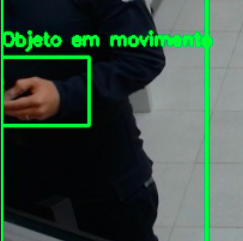
#> input picture registros/objetoemmovimento.png, 243 x 241 px
$ python -i monitoramento.py   (imports and definitions only)
#> lines starting #> are read from the running program, lines starting #| are printed output that depends on the picture
#> further down, picture is the input picture: shape (241, 243, 3); mean B, G, R 65.5, 79.7, 56.9
import cv2
import numpy as np
import datetime
import os
import time

class nomeMonitoramento:
    def __init__(self, pasta_registros='../registros', rosto_cascade_path='assets/haarcascade_frontalface_default.xml'):
        # Usar caminho relativo para pasta registros na raiz
        pasta_registros = os.path.join(os.path.dirname(os.path.dirname(__file__)), 'registros')
        os.makedirs(pasta_registros, exist_ok=True)
        self.pasta_registros = pasta_registros

        # Carregar os classificadores
        cascade_path = os.path.join(os.path.dirname(os.path.dirname(__file__)), rosto_cascade_path)
        self.rosto_cascade = cv2.CascadeClassifier(cascade_path)

        if self.rosto_cascade.empty():
            raise ValueError(f"Erro ao carregar o arquivo Haar Cascade em: {cascade_path}")

        # Adicionar detector HOG para corpo inteiro
        self.hog = cv2.HOGDescriptor()
        self.hog.setSVMDetector(cv2.HOGDescriptor_getDefaultPeopleDetector())

        # Ajustar parâmetros
        self.area_minima_objeto = 2500
        self.area_minima_pessoa = 3000    # Área mínima para considerar pessoa
        self.limiar_movimento = 25
        self.min_movimento = 20
        self.historia_movimento = 30
        self.skip_frames = 2
        self.margem_pessoa = 40
        self.confianca_pessoa = 0.2       # Reduzir para detectar mais pessoas
        self.min_movimento_pessoa = 20
        self.tamanho_buffer = 3
        self.frame_count = 0
        self.ultimo_frame = None
        self.buffer_deteccoes = []        # Buffer para estabilizar detecções
        self.frame_atual = None
        self.modo_automatico = False
        self.modo_manual = False
        self.ultima_detecao = None
        self.monitorando = False
        self.intervalo_fotos = 5  # intervalo em segundos entre fotos

        self.fundo_subtrator = cv2.createBackgroundSubtractorMOG2(
            detectShadows=False,
            history=self.historia_movimento,
            varThreshold=self.limiar_movimento
        )

    # [11 lines left out: function verificar_horario_operacao, not called in this run]

    def detectar_movimento_significativo(self, frame):
        frame_pequeno = cv2.resize(frame, (0, 0), fx=0.5, fy=0.5)
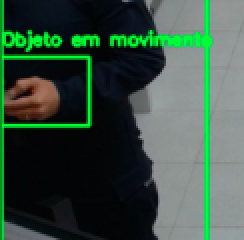
#> frame_pequeno: shape (120, 122, 3) (shown 2 times larger); mean B, G, R 65.9, 80.1, 57.3
        cinza = cv2.cvtColor(frame_pequeno, cv2.COLOR_BGR2GRAY)
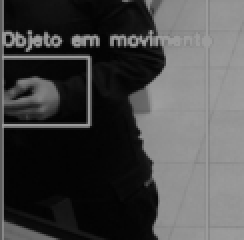
#> cinza: shape (120, 122) (shown 2 times larger); min 2, max 159, mean 71.7
        cinza = cv2.GaussianBlur(cinza, (11, 11), 0)  # Reduzir kernel do blur
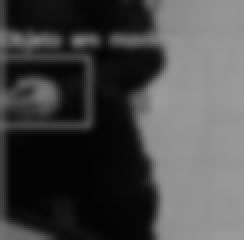
#> cinza: shape (120, 122) (shown 2 times larger); min 4, max 155, mean 71.6

        if self.ultimo_frame is None:
            self.ultimo_frame = cinza
            return False, [], cinza

        # Detectar movimento
        diff_frame = cv2.absdiff(self.ultimo_frame, cinza)
        self.ultimo_frame = cinza

        # Threshold mais sensível
        thresh = cv2.threshold(diff_frame, self.limiar_movimento, 255, cv2.THRESH_BINARY)[1]
        kernel = np.ones((3,3), np.uint8)
        thresh = cv2.dilate(thresh, kernel, iterations=3)  # Aumentar iterações

        contornos, _ = cv2.findContours(thresh, cv2.RETR_EXTERNAL, cv2.CHAIN_APPROX_SIMPLE)

        contornos_significativos = []
        for c in contornos:
            area = cv2.contourArea(c) * 4
            if area > self.area_minima_objeto:
                # Verificar movimento na região
                x, y, w, h = cv2.boundingRect(c)
                roi = thresh[y:y+h, x:x+w]
                if np.mean(roi) > self.min_movimento:
                    c = c * 2  # Ajustar para tamanho original
                    contornos_significativos.append(c)

        return len(contornos_significativos) > 0, contornos_significativos, thresh

    # [285 lines left out: functions estabilizar_deteccoes, detectar_pessoas, verificar_sobreposicao, mesclar_deteccoes, desenhar_deteccoes, salvar_deteccoes and 1 more, not called in this run]

>>> import cv2
>>> picture = cv2.imread('../registros/objetoemmovimento.png')
>>> result = nomeMonitoramento().detectar_movimento_significativo(picture)
